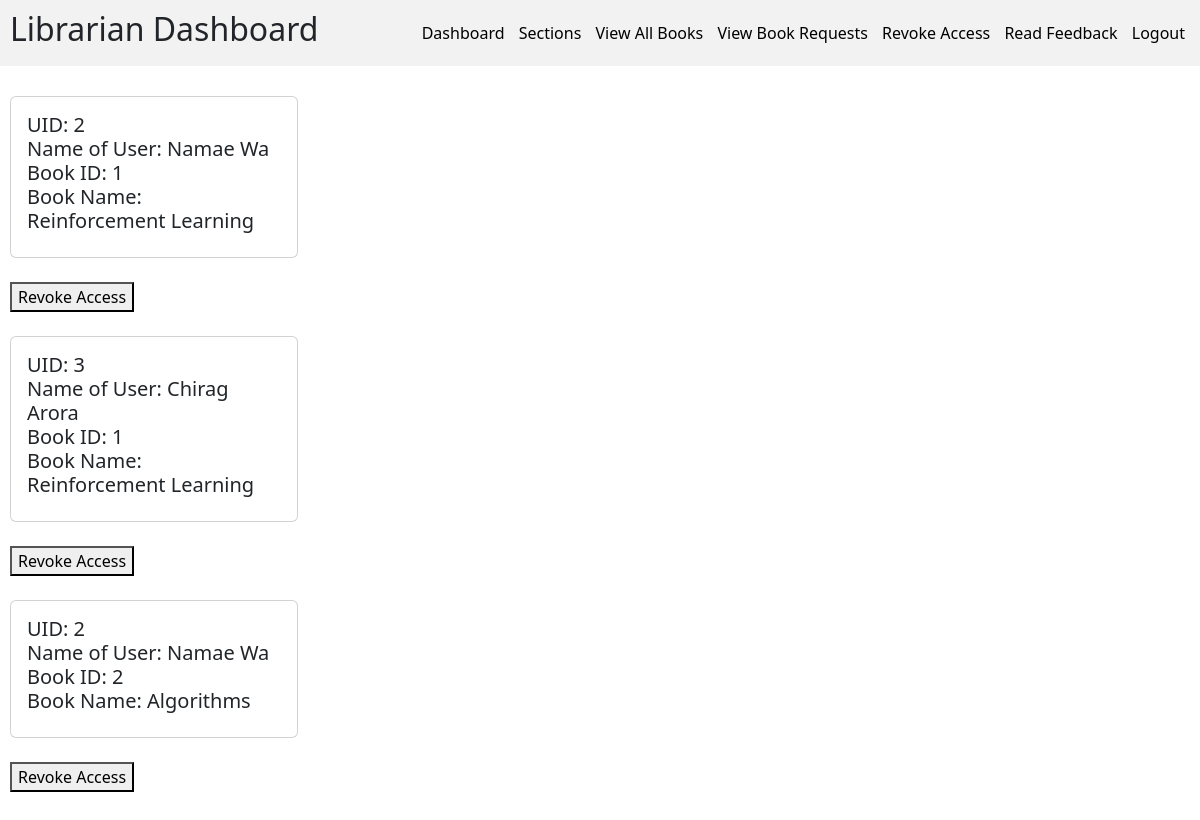
Page /librarianDashboard/revokeAccess/ (signed in) on the committed database.
### models.py (models this page shows)
class BookIssueModel(db.Model):
    __tablename__ = "book_issue"
    book_id = Column(Integer, ForeignKey("book.id"), primary_key=True)
    uid = Column(Integer, ForeignKey("user_login.id"), primary_key=True)
    date_of_issue = Column(Date, nullable=False)
    date_of_return = Column(Date, nullable=False)

class UserInfoModel(db.Model):
    __tablename__ = "user_info"
    uid = Column(Integer, ForeignKey("user_login.id"), unique=True, primary_key=True)
    first_name = Column(String(20), nullable=False)
    last_name = Column(String(20))
    role = Column(String(20), nullable=False)

class BookModel(db.Model):
    __tablename__ = "book"
    id = Column(Integer, primary_key=True, autoincrement=True)
    isbn = Column(String(13), nullable=False, unique=True)
    name = Column(String(100), nullable=False)
    page_count = Column(Integer, nullable=False)
    content = Column(String, nullable=False)
    publisher = Column(String(100), nullable=False)
    volume = Column(Integer, nullable = False)
    section_id = Column(Integer, ForeignKey("section.id"), nullable=False)
    search_word = Column(String(500), nullable=False)
    price = Column(Integer, nullable=False)

### app.py (the view)
        def wrapper(*args, **kwargs):
            info = UserInfoModel.query.filter_by(uid=current_user.id).first()
            if not info:
                return "Info not found", 404
            if info.role != role:
                return f"Only {role} user has access here", 400
            else:
                return function(*args, **kwargs)

### app.py (called while the page is built)
def check_role(role: str):
    def decorator(function: Callable):
        def wrapper(*args, **kwargs):
            info = UserInfoModel.query.filter_by(uid=current_user.id).first()
            if not info:
                return "Info not found", 404
            if info.role != role:
                return f"Only {role} user has access here", 400
            else:
                return function(*args, **kwargs)
        wrapper.__name__ = function.__name__
        return wrapper
    return decorator

@app.route("/librarianDashboard/revokeAccess/", methods=["GET"])
@login_required
@check_role(role="Librarian")
def librarianDashboarRevokeAccess():
    book_issues = (
        BookIssueModel.query.join(
            BookModel, onclause=BookIssueModel.book_id == BookModel.id
        )
        .join(UserInfoModel, onclause=UserInfoModel.uid == BookIssueModel.uid)
        .with_entities(
            BookIssueModel.book_id,
            BookModel.name,
            BookIssueModel.uid,
            UserInfoModel.first_name,
            UserInfoModel.last_name,
        )
        .all()
    )
    return render_template("revokeAccess.html", book_issues=book_issues)

### blueprints/api.py (called while the page is built)
@login_manager.user_loader
def load_user(id):
    return UserLoginModel.query.get(id)

### Templates/revokeAccess.html (shortened to what this page needs)
{% extends "librarianBase.html" %}
{% block content %}
<div>
    {% if not book_issues %}
    <h3>No Book Issues yet!</h3>
    {% else %}
    {% for book_issue in book_issues %}
    <div class="card" style="width: 18rem;">
        <div class="card-body">
            <h5>
                UID: {{book_issue.uid}} <br>
                Name of User: {{book_issue.first_name + ' ' + book_issue.last_name}} <br>
                Book ID: {{book_issue.book_id}} <br>
                Book Name: {{book_issue.name}} <br>
            </h5>
        </div>
    </div>
    <br>
    <a href="/revokeAccess?id={{book_issue.book_id}}&uid={{book_issue.uid}}"><button>Revoke Access</button></a> <br> <br>
    {% endfor %}
    {% endif %}
</div>
{% endblock %}

### static/generalStyle.css (style rules this page uses)
html, body { margin: 0px; font-family: Ubuntu, system-ui, -apple-system, BlinkMacSystemFont, "Segoe UI", Roboto, Oxygen, Cantarell, "Open Sans", "Helvetica Neue", sans-serif; }

### rows in the picture
BookIssueModel: uid "2", last_name "Namae Wa", book_id "1", name "Reinforcement Learning"
BookIssueModel: uid "3", last_name "Chirag Arora", book_id "1", name "Reinforcement Learning"
BookIssueModel: uid "2", last_name "Namae Wa", book_id "2", name "Algorithms"
